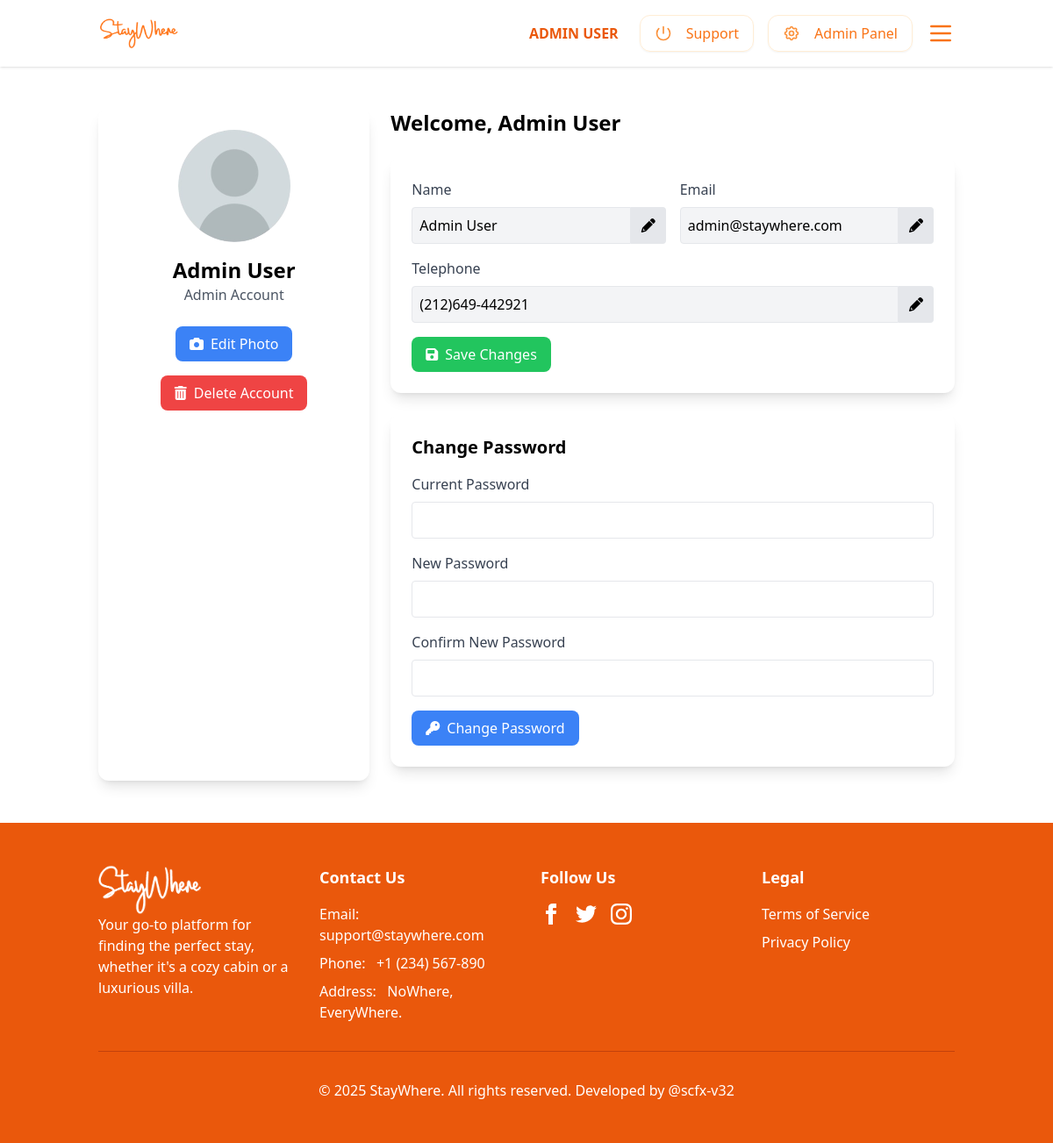
The app's page /profile.php (signed in) with its own data.
### tables this page shows
CREATE TABLE `users` (
  `id` bigint(20) UNSIGNED NOT NULL,
  `name` varchar(255) NOT NULL,
  `email` varchar(255) NOT NULL,
  `telephone` varchar(20) NOT NULL,
  `password` varchar(255) NOT NULL,
  `profile_picture` varchar(255) DEFAULT NULL,
  `about_me` text DEFAULT NULL,
  `role` enum('guest','host','admin') NOT NULL,
  `created_at` timestamp NULL DEFAULT NULL,
  `updated_at` timestamp NULL DEFAULT NULL
);

### profile.php (the view, shortened to what this page needs)
<?php
include_once 'headers/header.php';
$stmt = $pdo->prepare("SELECT * FROM users WHERE id = ?");
$stmt->execute([$_SESSION['user']['id']]);
$user = $stmt->fetch(PDO::FETCH_ASSOC);
?>
<!DOCTYPE html>
<html lang="en">
<head>
    <script src="https://cdn.tailwindcss.com"></script>
    <link rel="stylesheet" href="https://cdnjs.cloudflare.com/ajax/libs/font-awesome/6.0.0/css/all.min.css">
</head>
<body>
    <div class="container mx-auto px-6 py-12">
        <div class="grid grid-cols-1 md:grid-cols-3 gap-6">
            <div class="bg-white p-6 rounded-xl shadow-lg md:col-span-1">
                <div class="text-center">
                    <img src="<?php echo $user['profile_picture'] ? $user['profile_picture'] : 'uploads\profile_pics\no_pfp.jpg'; ?>"
                        alt="Profile Photo" class="w-32 h-32 rounded-full mx-auto mb-4 object-cover">
                    <h2 class="text-2xl font-bold"><?php echo htmlspecialchars($user['name']); ?></h2>
                    <p class="text-gray-600"><?php echo ucfirst($user['role']); ?> Account</p>
                </div>
                <div class="mt-6 text-center">
                    <button onclick="document.getElementById('profile-picture-modal').classList.remove('hidden')"
                        class="bg-blue-500 hover:bg-blue-600 text-white px-4 py-2 rounded-lg">
                        <i class="fas fa-camera mr-2"></i>Edit Photo
                    </button>
                </div>
                <div class="mt-4 text-center">
                    <form method="POST" onsubmit="return confirm('Are you sure you want to delete your account? This cannot be undone.');">
                        <button type="submit" name="delete_account"
                            class="bg-red-500 hover:bg-red-600 text-white px-4 py-2 rounded-lg">
                            <i class="fas fa-trash-alt mr-2"></i>Delete Account
                        </button>
                    </form>
                </div>
            </div>
            <div class="md:col-span-2">
                <h1 class="text-2xl font-bold mb-6">Welcome, <?php echo htmlspecialchars($user['name']); ?></h1>
                <form method="POST" class="bg-white p-6 rounded-xl shadow-lg">
                    <div class="grid grid-cols-1 md:grid-cols-2 gap-4 mb-4">
                        <div>
                            <label class="block text-gray-700 mb-2">Name</label>
                            <div class="flex">
                                <input type="text" name="name" value="<?php echo htmlspecialchars($user['name']); ?>"
                                    class="w-full p-2 border rounded-l disabled:bg-gray-100" disabled id="name-input">
                                <button type="button" class="bg-gray-200 px-3 rounded-r edit-btn" data-target="name-input">
                                    <i class="fas fa-pencil-alt"></i>
                                </button>
                            </div>
                        </div>
                        <div>
                            <label class="block text-gray-700 mb-2">Email</label>
                            <div class="flex">
                                <input type="email" name="email" value="<?php echo htmlspecialchars($user['email']); ?>"
                                    class="w-full p-2 border rounded-l disabled:bg-gray-100" disabled id="email-input">
                                <button type="button" class="bg-gray-200 px-3 rounded-r edit-btn" data-target="email-input">
                                    <i class="fas fa-pencil-alt"></i>
                                </button>
                            </div>
                        </div>
                    </div>
                    <div class="mb-4">
                        <label class="block text-gray-700 mb-2">Telephone</label>
                        <div class="flex">
                            <input type="tel" name="telephone" value="<?php echo htmlspecialchars($user['telephone']); ?>"
                                class="w-full p-2 border rounded-l disabled:bg-gray-100" disabled id="telephone-input">
                            <button type="button" class="bg-gray-200 px-3 rounded-r edit-btn" data-target="telephone-input">
                                <i class="fas fa-pencil-alt"></i>
                            </button>
                        </div>
                    </div>
                    <button type="submit" name="update_info" class="bg-green-500 hover:bg-green-600 text-white px-4 py-2 rounded-lg" onclick="enableAllInputs()">
                        <i class="fas fa-save mr-2"></i>Save Changes
                    </button>
                </form>
                <form method="POST" class="bg-white p-6 rounded-xl shadow-lg mt-6">
                    <h3 class="text-xl font-semibold mb-4">Change Password</h3>
                    <div class="mb-4">
                        <label class="block text-gray-700 mb-2">Current Password</label>
                        <input type="password" name="current_password" class="w-full p-2 border rounded" required>
                    </div>
                    <div class="mb-4">
                        <label class="block text-gray-700 mb-2">New Password</label>
                        <input type="password" name="new_password" class="w-full p-2 border rounded" required>
                    </div>
                    <div class="mb-4">
                        <label class="block text-gray-700 mb-2">Confirm New Password</label>
                        <input type="password" name="confirm_password" class="w-full p-2 border rounded" required>
                    </div>
                    <button type="submit" name="change_password" class="bg-blue-500 hover:bg-blue-600 text-white px-4 py-2 rounded-lg">
                        <i class="fas fa-key mr-2"></i>Change Password
                    </button>
                </form>
            </div>
        </div>
    </div>
    <?php include 'headers/footer.php'; ?>
</body>
</html>

### records on screen
users: name "Admin User", role "Admin", email "admin@staywhere.com", telephone "(212)649-442921"

### other values on screen
$_SESSION['user']['name'] "ADMIN USER"
